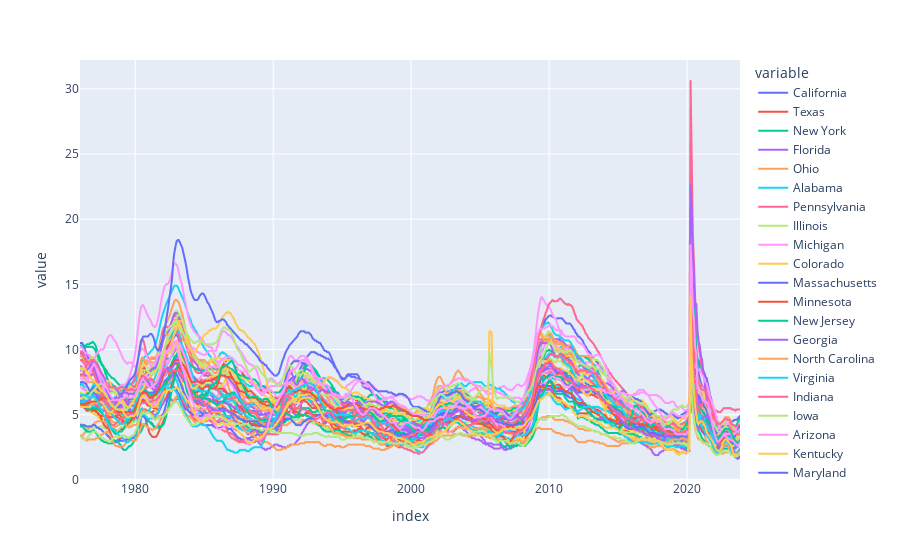

Notebook cell for this chart:
### Code cell
px.line(unemp_results)

### Figure 1 — Plotly figure (JSON) as saved in the notebook; plotly's stock layout.template omitted (floating-point values rounded to 4 significant figures; data arrays with more than 128 entries replaced by an {"elided": "..."} marker saying what was removed)
{"data": [{"hovertemplate": "variable=California<br>index=%{x}<br>value=%{y}<extra></extra>", "legendgroup": "California", "line": {"color": "#636efa", "dash": "solid"}, "marker": {"symbol": "circle"}, "mode": "lines", "name": "California", "showlegend": true, "type": "scattergl", "visible": true, "x": {"elided": "575 str values"}, "xaxis": "x", "y": {"elided": "575 float values"}, "yaxis": "y"}, {"hovertemplate": "variable=Texas<br>index=%{x}<br>value=%{y}<extra></extra>", "legendgroup": "Texas", "line": {"color": "#EF553B", "dash": "solid"}, "marker": {"symbol": "circle"}, "mode": "lines", "name": "Texas", "showlegend": true, "type": "scattergl", "visible": true, "x": {"elided": "575 str values"}, "xaxis": "x", "y": {"elided": "575 float values"}, "yaxis": "y"}, {"hovertemplate": "variable=New York<br>index=%{x}<br>value=%{y}<extra></extra>", "legendgroup": "New York", "line": {"color": "#00cc96", "dash": "solid"}, "marker": {"symbol": "circle"}, "mode": "lines", "name": "New York", "showlegend": true, "type": "scattergl", "visible": true, "x": {"elided": "575 str values"}, "xaxis": "x", "y": {"elided": "575 float values"}, "yaxis": "y"}, {"hovertemplate": "variable=Florida<br>index=%{x}<br>value=%{y}<extra></extra>", "legendgroup": "Florida", "line": {"color": "#ab63fa", "dash": "solid"}, "marker": {"symbol": "circle"}, "mode": "lines", "name": "Florida", "showlegend": true, "type": "scattergl", "visible": true, "x": {"elided": "575 str values"}, "xaxis": "x", "y": {"elided": "575 float values"}, "yaxis": "y"}, {"hovertemplate": "variable=Ohio<br>index=%{x}<br>value=%{y}<extra></extra>", "legendgroup": "Ohio", "line": {"color": "#FFA15A", "dash": "solid"}, "marker": {"symbol": "circle"}, "mode": "lines", "name": "Ohio", "showlegend": true, "type": "scattergl", "visible": true, "x": {"elided": "575 str values"}, "xaxis": "x", "y": {"elided": "575 float values"}, "yaxis": "y"}, {"hovertemplate": "variable=Alabama<br>index=%{x}<br>value=%{y}<extra></extra>", "legendgroup": "Alabama", "line": {"color": "#19d3f3", "dash": "solid"}, "marker": {"symbol": "circle"}, "mode": "lines", "name": "Alabama", "showlegend": true, "type": "scattergl", "visible": true, "x": {"elided": "575 str values"}, "xaxis": "x", "y": {"elided": "575 float values"}, "yaxis": "y"}, {"hovertemplate": "variable=Pennsylvania<br>index=%{x}<br>value=%{y}<extra></extra>", "legendgroup": "Pennsylvania", "line": {"color": "#FF6692", "dash": "solid"}, "marker": {"symbol": "circle"}, "mode": "lines", "name": "Pennsylvania", "showlegend": true, "type": "scattergl", "visible": true, "x": {"elided": "575 str values"}, "xaxis": "x", "y": {"elided": "575 float values"}, "yaxis": "y"}, {"hovertemplate": "variable=Illinois<br>index=%{x}<br>value=%{y}<extra></extra>", "legendgroup": "Illinois", "line": {"color": "#B6E880", "dash": "solid"}, "marker": {"symbol": "circle"}, "mode": "lines", "name": "Illinois", "showlegend": true, "type": "scattergl", "visible": true, "x": {"elided": "575 str values"}, "xaxis": "x", "y": {"elided": "575 float values"}, "yaxis": "y"}, {"hovertemplate": "variable=Michigan<br>index=%{x}<br>value=%{y}<extra></extra>", "legendgroup": "Michigan", "line": {"color": "#FF97FF", "dash": "solid"}, "marker": {"symbol": "circle"}, "mode": "lines", "name": "Michigan", "showlegend": true, "type": "scattergl", "visible": true, "x": {"elided": "575 str values"}, "xaxis": "x", "y": {"elided": "575 float values"}, "yaxis": "y"}, {"hovertemplate": "variable=Colorado<br>index=%{x}<br>value=%{y}<extra></extra>", "legendgroup": "Colorado", "line": {"color": "#FECB52", "dash": "solid"}, "marker": {"symbol": "circle"}, "mode": "lines", "name": "Colorado", "showlegend": true, "type": "scattergl", "visible": true, "x": {"elided": "575 str values"}, "xaxis": "x", "y": {"elided": "575 float values"}, "yaxis": "y"}, {"hovertemplate": "variable=Massachusetts<br>index=%{x}<br>value=%{y}<extra></extra>", "legendgroup": "Massachusetts", "line": {"color": "#636efa", "dash": "solid"}, "marker": {"symbol": "circle"}, "mode": "lines", "name": "Massachusetts", "showlegend": true, "type": "scattergl", "visible": true, "x": {"elided": "575 str values"}, "xaxis": "x", "y": {"elided": "575 float values"}, "yaxis": "y"}, {"hovertemplate": "variable=Minnesota<br>index=%{x}<br>value=%{y}<extra></extra>", "legendgroup": "Minnesota", "line": {"color": "#EF553B", "dash": "solid"}, "marker": {"symbol": "circle"}, "mode": "lines", "name": "Minnesota", "showlegend": true, "type": "scattergl", "visible": true, "x": {"elided": "575 str values"}, "xaxis": "x", "y": {"elided": "575 float values"}, "yaxis": "y"}, {"hovertemplate": "variable=New Jersey<br>index=%{x}<br>value=%{y}<extra></extra>", "legendgroup": "New Jersey", "line": {"color": "#00cc96", "dash": "solid"}, "marker": {"symbol": "circle"}, "mode": "lines", "name": "New Jersey", "showlegend": true, "type": "scattergl", "visible": true, "x": {"elided": "575 str values"}, "xaxis": "x", "y": {"elided": "575 float values"}, "yaxis": "y"}, {"hovertemplate": "variable=Georgia<br>index=%{x}<br>value=%{y}<extra></extra>", "legendgroup": "Georgia", "line": {"color": "#ab63fa", "dash": "solid"}, "marker": {"symbol": "circle"}, "mode": "lines", "name": "Georgia", "showlegend": true, "type": "scattergl", "visible": true, "x": {"elided": "575 str values"}, "xaxis": "x", "y": {"elided": "575 float values"}, "yaxis": "y"}, {"hovertemplate": "variable=North Carolina<br>index=%{x}<br>value=%{y}<extra></extra>", "legendgroup": "North Carolina", "line": {"color": "#FFA15A", "dash": "solid"}, "marker": {"symbol": "circle"}, "mode": "lines", "name": "North Carolina", "showlegend": true, "type": "scattergl", "visible": true, "x": {"elided": "575 str values"}, "xaxis": "x", "y": {"elided": "575 float values"}, "yaxis": "y"}, {"hovertemplate": "variable=Virginia<br>index=%{x}<br>value=%{y}<extra></extra>", "legendgroup": "Virginia", "line": {"color": "#19d3f3", "dash": "solid"}, "marker": {"symbol": "circle"}, "mode": "lines", "name": "Virginia", "showlegend": true, "type": "scattergl", "visible": true, "x": {"elided": "575 str values"}, "xaxis": "x", "y": {"elided": "575 float values"}, "yaxis": "y"}, {"hovertemplate": "variable=Indiana<br>index=%{x}<br>value=%{y}<extra></extra>", "legendgroup": "Indiana", "line": {"color": "#FF6692", "dash": "solid"}, "marker": {"symbol": "circle"}, "mode": "lines", "name": "Indiana", "showlegend": true, "type": "scattergl", "visible": true, "x": {"elided": "575 str values"}, "xaxis": "x", "y": {"elided": "575 float values"}, "yaxis": "y"}, {"hovertemplate": "variable=Iowa<br>index=%{x}<br>value=%{y}<extra></extra>", "legendgroup": "Iowa", "line": {"color": "#B6E880", "dash": "solid"}, "marker": {"symbol": "circle"}, "mode": "lines", "name": "Iowa", "showlegend": true, "type": "scattergl", "visible": true, "x": {"elided": "575 str values"}, "xaxis": "x", "y": {"elided": "575 float values"}, "yaxis": "y"}, {"hovertemplate": "variable=Arizona<br>index=%{x}<br>value=%{y}<extra></extra>", "legendgroup": "Arizona", "line": {"color": "#FF97FF", "dash": "solid"}, "marker": {"symbol": "circle"}, "mode": "lines", "name": "Arizona", "showlegend": true, "type": "scattergl", "visible": true, "x": {"elided": "575 str values"}, "xaxis": "x", "y": {"elided": "575 float values"}, "yaxis": "y"}, {"hovertemplate": "variable=Kentucky<br>index=%{x}<br>value=%{y}<extra></extra>", "legendgroup": "Kentucky", "line": {"color": "#FECB52", "dash": "solid"}, "marker": {"symbol": "circle"}, "mode": "lines", "name": "Kentucky", "showlegend": true, "type": "scattergl", "visible": true, "x": {"elided": "575 str values"}, "xaxis": "x", "y": {"elided": "575 float values"}, "yaxis": "y"}, {"hovertemplate": "variable=Maryland<br>index=%{x}<br>value=%{y}<extra></extra>", "legendgroup": "Maryland", "line": {"color": "#636efa", "dash": "solid"}, "marker": {"symbol": "circle"}, "mode": "lines", "name": "Maryland", "showlegend": true, "type": "scattergl", "visible": true, "x": {"elided": "575 str values"}, "xaxis": "x", "y": {"elided": "575 float values"}, "yaxis": "y"}, {"hovertemplate": "variable=Wisconsin<br>index=%{x}<br>value=%{y}<extra></extra>", "legendgroup": "Wisconsin", "line": {"color": "#EF553B", "dash": "solid"}, "marker": {"symbol": "circle"}, "mode": "lines", "name": "Wisconsin", "showlegend": true, "type": "scattergl", "visible": true, "x": {"elided": "575 str values"}, "xaxis": "x", "y": {"elided": "575 float values"}, "yaxis": "y"}, {"hovertemplate": "variable=Arkansas<br>index=%{x}<br>value=%{y}<extra></extra>", "legendgroup": "Arkansas", "line": {"color": "#00cc96", "dash": "solid"}, "marker": {"symbol": "circle"}, "mode": "lines", "name": "Arkansas", "showlegend": true, "type": "scattergl", "visible": true, "x": {"elided": "575 str values"}, "xaxis": "x", "y": {"elided": "575 float values"}, "yaxis": "y"}, {"hovertemplate": "variable=Tennessee<br>index=%{x}<br>value=%{y}<extra></extra>", "legendgroup": "Tennessee", "line": {"color": "#ab63fa", "dash": "solid"}, "marker": {"symbol": "circle"}, "mode": "lines", "name": "Tennessee", "showlegend": true, "type": "scattergl", "visible": true, "x": {"elided": "575 str values"}, "xaxis": "x", "y": {"elided": "575 float values"}, "yaxis": "y"}, {"hovertemplate": "variable=Oregon<br>index=%{x}<br>value=%{y}<extra></extra>", "legendgroup": "Oregon", "line": {"color": "#FFA15A", "dash": "solid"}, "marker": {"symbol": "circle"}, "mode": "lines", "name": "Oregon", "showlegend": true, "type": "scattergl", "visible": true, "x": {"elided": "575 str values"}, "xaxis": "x", "y": {"elided": "575 float values"}, "yaxis": "y"}, {"hovertemplate": "variable=South Carolina<br>index=%{x}<br>value=%{y}<extra></extra>", "legendgroup": "South Carolina", "line": {"color": "#19d3f3", "dash": "solid"}, "marker": {"symbol": "circle"}, "mode": "lines", "name": "South Carolina", "showlegend": true, "type": "scattergl", "visible": true, "x": {"elided": "575 str values"}, "xaxis": "x", "y": {"elided": "575 float values"}, "yaxis": "y"}, {"hovertemplate": "variable=Nevada<br>index=%{x}<br>value=%{y}<extra></extra>", "legendgroup": "Nevada", "line": {"color": "#FF6692", "dash": "solid"}, "marker": {"symbol": "circle"}, "mode": "lines", "name": "Nevada", "showlegend": true, "type": "scattergl", "visible": true, "x": {"elided": "575 str values"}, "xaxis": "x", "y": {"elided": "575 float values"}, "yaxis": "y"}, {"hovertemplate": "variable=Washington<br>index=%{x}<br>value=%{y}<extra></extra>", "legendgroup": "Washington", "line": {"color": "#B6E880", "dash": "solid"}, "marker": {"symbol": "circle"}, "mode": "lines", "name": "Washington", "showlegend": true, "type": "scattergl", "visible": true, "x": {"elided": "575 str values"}, "xaxis": "x", "y": {"elided": "575 float values"}, "yaxis": "y"}, {"hovertemplate": "variable=Alaska<br>index=%{x}<br>value=%{y}<extra></extra>", "legendgroup": "Alaska", "line": {"color": "#FF97FF", "dash": "solid"}, "marker": {"symbol": "circle"}, "mode": "lines", "name": "Alaska", "showlegend": true, "type": "scattergl", "visible": true, "x": {"elided": "575 str values"}, "xaxis": "x", "y": {"elided": "575 float values"}, "yaxis": "y"}, {"hovertemplate": "variable=Louisiana<br>index=%{x}<br>value=%{y}<extra></extra>", "legendgroup": "Louisiana", "line": {"color": "#FECB52", "dash": "solid"}, "marker": {"symbol": "circle"}, "mode": "lines", "name": "Louisiana", "showlegend": true, "type": "scattergl", "visible": true, "x": {"elided": "575 str values"}, "xaxis": "x", "y": {"elided": "575 float values"}, "yaxis": "y"}, {"hovertemplate": "variable=West Virginia<br>index=%{x}<br>value=%{y}<extra></extra>", "legendgroup": "West Virginia", "line": {"color": "#636efa", "dash": "solid"}, "marker": {"symbol": "circle"}, "mode": "lines", "name": "West Virginia", "showlegend": true, "type": "scattergl", "visible": true, "x": {"elided": "575 str values"}, "xaxis": "x", "y": {"elided": "575 float values"}, "yaxis": "y"}, {"hovertemplate": "variable=Oklahoma<br>index=%{x}<br>value=%{y}<extra></extra>", "legendgroup": "Oklahoma", "line": {"color": "#EF553B", "dash": "solid"}, "marker": {"symbol": "circle"}, "mode": "lines", "name": "Oklahoma", "showlegend": true, "type": "scattergl", "visible": true, "x": {"elided": "575 str values"}, "xaxis": "x", "y": {"elided": "575 float values"}, "yaxis": "y"}, {"hovertemplate": "variable=Utah<br>index=%{x}<br>value=%{y}<extra></extra>", "legendgroup": "Utah", "line": {"color": "#00cc96", "dash": "solid"}, "marker": {"symbol": "circle"}, "mode": "lines", "name": "Utah", "showlegend": true, "type": "scattergl", "visible": true, "x": {"elided": "575 str values"}, "xaxis": "x", "y": {"elided": "575 float values"}, "yaxis": "y"}, {"hovertemplate": "variable=Hawaii<br>index=%{x}<br>value=%{y}<extra></extra>", "legendgroup": "Hawaii", "line": {"color": "#ab63fa", "dash": "solid"}, "marker": {"symbol": "circle"}, "mode": "lines", "name": "Hawaii", "showlegend": true, "type": "scattergl", "visible": true, "x": {"elided": "575 str values"}, "xaxis": "x", "y": {"elided": "575 float values"}, "yaxis": "y"}, {"hovertemplate": "variable=North Dakota<br>index=%{x}<br>value=%{y}<extra></extra>", "legendgroup": "North Dakota", "line": {"color": "#FFA15A", "dash": "solid"}, "marker": {"symbol": "circle"}, "mode": "lines", "name": "North Dakota", "showlegend": true, "type": "scattergl", "visible": true, "x": {"elided": "575 str values"}, "xaxis": "x", "y": {"elided": "575 float values"}, "yaxis": "y"}, {"hovertemplate": "variable=Missouri<br>index=%{x}<br>value=%{y}<extra></extra>", "legendgroup": "Missouri", "line": {"color": "#19d3f3", "dash": "solid"}, "marker": {"symbol": "circle"}, "mode": "lines", "name": "Missouri", "showlegend": true, "type": "scattergl", "visible": true, "x": {"elided": "575 str values"}, "xaxis": "x", "y": {"elided": "575 float values"}, "yaxis": "y"}, {"hovertemplate": "variable=Connecticut<br>index=%{x}<br>value=%{y}<extra></extra>", "legendgroup": "Connecticut", "line": {"color": "#FF6692", "dash": "solid"}, "marker": {"symbol": "circle"}, "mode": "lines", "name": "Connecticut", "showlegend": true, "type": "scattergl", "visible": true, "x": {"elided": "575 str values"}, "xaxis": "x", "y": {"elided": "575 float values"}, "yaxis": "y"}, {"hovertemplate": "variable=Mississippi<br>index=%{x}<br>value=%{y}<extra></extra>", "legendgroup": "Mississippi", "line": {"color": "#B6E880", "dash": "solid"}, "marker": {"symbol": "circle"}, "mode": "lines", "name": "Mississippi", "showlegend": true, "type": "scattergl", "visible": true, "x": {"elided": "575 str values"}, "xaxis": "x", "y": {"elided": "575 float values"}, "yaxis": "y"}, {"hovertemplate": "variable=New Mexico<br>index=%{x}<br>value=%{y}<extra></extra>", "legendgroup": "New Mexico", "line": {"color": "#FF97FF", "dash": "solid"}, "marker": {"symbol": "circle"}, "mode": "lines", "name": "New Mexico", "showlegend": true, "type": "scattergl", "visible": true, "x": {"elided": "575 str values"}, "xaxis": "x", "y": {"elided": "575 float values"}, "yaxis": "y"}, {"hovertemplate": "variable=Idaho<br>index=%{x}<br>value=%{y}<extra></extra>", "legendgroup": "Idaho", "line": {"color": "#FECB52", "dash": "solid"}, "marker": {"symbol": "circle"}, "mode": "lines", "name": "Idaho", "showlegend": true, "type": "scattergl", "visible": true, "x": {"elided": "575 str values"}, "xaxis": "x", "y": {"elided": "575 float values"}, "yaxis": "y"}, {"hovertemplate": "variable=Kansas<br>index=%{x}<br>value=%{y}<extra></extra>", "legendgroup": "Kansas", "line": {"color": "#636efa", "dash": "solid"}, "marker": {"symbol": "circle"}, "mode": "lines", "name": "Kansas", "showlegend": true, "type": "scattergl", "visible": true, "x": {"elided": "575 str values"}, "xaxis": "x", "y": {"elided": "575 float values"}, "yaxis": "y"}, {"hovertemplate": "variable=Montana<br>index=%{x}<br>value=%{y}<extra></extra>", "legendgroup": "Montana", "line": {"color": "#EF553B", "dash": "solid"}, "marker": {"symbol": "circle"}, "mode": "lines", "name": "Montana", "showlegend": true, "type": "scattergl", "visible": true, "x": {"elided": "575 str values"}, "xaxis": "x", "y": {"elided": "575 float values"}, "yaxis": "y"}, {"hovertemplate": "variable=Wyoming<br>index=%{x}<br>value=%{y}<extra></extra>", "legendgroup": "Wyoming", "line": {"color": "#00cc96", "dash": "solid"}, "marker": {"symbol": "circle"}, "mode": "lines", "name": "Wyoming", "showlegend": true, "type": "scattergl", "visible": true, "x": {"elided": "575 str values"}, "xaxis": "x", "y": {"elided": "575 float values"}, "yaxis": "y"}, {"hovertemplate": "variable=Maine<br>index=%{x}<br>value=%{y}<extra></extra>", "legendgroup": "Maine", "line": {"color": "#ab63fa", "dash": "solid"}, "marker": {"symbol": "circle"}, "mode": "lines", "name": "Maine", "showlegend": true, "type": "scattergl", "visible": true, "x": {"elided": "575 str values"}, "xaxis": "x", "y": {"elided": "575 float values"}, "yaxis": "y"}, {"hovertemplate": "variable=Nebraska<br>index=%{x}<br>value=%{y}<extra></extra>", "legendgroup": "Nebraska", "line": {"color": "#FFA15A", "dash": "solid"}, "marker": {"symbol": "circle"}, "mode": "lines", "name": "Nebraska", "showlegend": true, "type": "scattergl", "visible": true, "x": {"elided": "575 str values"}, "xaxis": "x", "y": {"elided": "575 float values"}, "yaxis": "y"}, {"hovertemplate": "variable=New Hampshire<br>index=%{x}<br>value=%{y}<extra></extra>", "legendgroup": "New Hampshire", "line": {"color": "#19d3f3", "dash": "solid"}, "marker": {"symbol": "circle"}, "mode": "lines", "name": "New Hampshire", "showlegend": true, "type": "scattergl", "visible": true, "x": {"elided": "575 str values"}, "xaxis": "x", "y": {"elided": "575 float values"}, "yaxis": "y"}, {"hovertemplate": "variable=Delaware<br>index=%{x}<br>value=%{y}<extra></extra>", "legendgroup": "Delaware", "line": {"color": "#FF6692", "dash": "solid"}, "marker": {"symbol": "circle"}, "mode": "lines", "name": "Delaware", "showlegend": true, "type": "scattergl", "visible": true, "x": {"elided": "575 str values"}, "xaxis": "x", "y": {"elided": "575 float values"}, "yaxis": "y"}, {"hovertemplate": "variable=South Dakota<br>index=%{x}<br>value=%{y}<extra></extra>", "legendgroup": "South Dakota", "line": {"color": "#B6E880", "dash": "solid"}, "marker": {"symbol": "circle"}, "mode": "lines", "name": "South Dakota", "showlegend": true, "type": "scattergl", "visible": true, "x": {"elided": "575 str values"}, "xaxis": "x", "y": {"elided": "575 float values"}, "yaxis": "y"}, {"hovertemplate": "variable=Rhode Island<br>index=%{x}<br>value=%{y}<extra></extra>", "legendgroup": "Rhode Island", "line": {"color": "#FF97FF", "dash": "solid"}, "marker": {"symbol": "circle"}, "mode": "lines", "name": "Rhode Island", "showlegend": true, "type": "scattergl", "visible": true, "x": {"elided": "575 str values"}, "xaxis": "x", "y": {"elided": "575 float values"}, "yaxis": "y"}, {"hovertemplate": "variable=Vermont<br>index=%{x}<br>value=%{y}<extra></extra>", "legendgroup": "Vermont", "line": {"color": "#FECB52", "dash": "solid"}, "marker": {"symbol": "circle"}, "mode": "lines", "name": "Vermont", "showlegend": true, "type": "scattergl", "visible": true, "x": {"elided": "575 str values"}, "xaxis": "x", "y": {"elided": "575 float values"}, "yaxis": "y"}], "layout": {"autosize": true, "legend": {"title": {"text": "variable"}, "tracegroupgap": 0}, "margin": {"t": 60}, "xaxis": {"anchor": "y", "autorange": true, "domain": [0, 1], "range": ["1976-01-01", "2023-11-01"], "title": {"text": "index"}, "type": "date"}, "yaxis": {"anchor": "x", "autorange": true, "domain": [0, 1], "range": [-0.01111, 32.21], "title": {"text": "value"}, "type": "linear"}}}
